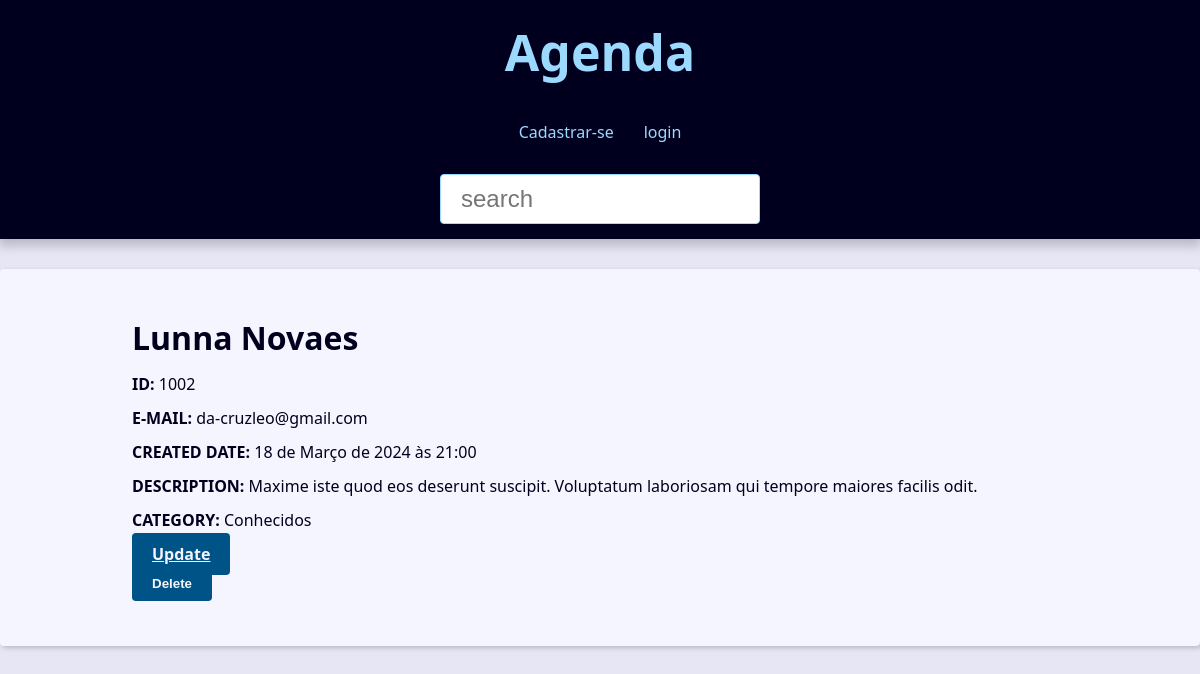
The page /contact/1002/detail/ on the database its author committed.
### contact/models.py (models this page shows, shortened)
class Contact(models.Model):
    first_name = models.CharField(max_length=50)
    last_name = models.CharField(max_length=50)
    phone = models.CharField(max_length=50)
    email = models.EmailField(max_length=254, blank=True)
    created_date = models.DateTimeField(default=timezone.now)
    description = models.TextField(blank=True)
    show = models.BooleanField(default=True)
    picture = models.ImageField(upload_to='pictures/%Y/%M', blank=True)
    category = models.ForeignKey(Category, on_delete=models.SET_NULL,
    blank=True, null=True)
    owner = models.ForeignKey(User, on_delete=models.SET_NULL,
    blank=True, null=True)

class Category(models.Model):
    class Meta:
        verbose_name = 'Category'
        verbose_name_plural = 'Categories'
    name =  models.CharField(max_length=50)

### contact/views/contacts_views.py (the view)
# urls.py: path('contact/<int:id_contact>/detail/', contact_views.contact, name='contact'),
def contact(request, id_contact):
    single_contact = get_object_or_404(Contact, pk=id_contact, show=True)
    context = {
        'contact': single_contact,
        'title': 'contato',
    }
    return render(
        request,
        'contacts/contacts.html',
        context,
)

### contact/templates/contacts/contacts.html (shortened to what this page needs)
{% extends "global/index.html" %}
{% block content %}
    <div class="single-contact">
        <h1 class="single-contact-name">
            {{contact.first_name}} {{contact.last_name}}
        </h1>
        <p><b>ID:</b> {{contact.id}}</p>
        <p><b>E-MAIL:</b> {{contact.email}}</p>
        <p><b>CREATED DATE:</b> {{contact.created_date}}</p>
        <p><b>DESCRIPTION:</b> {{contact.description}}</p>
        <p><b>CATEGORY:</b> {{contact.category.name}}</p>
        <div class="contact-links">
            <a class="btn btn-link" href="{% url 'update' contact.id %}">Update</a>
            <form action="{% url 'delete' contact.id %}" method="POST">
                {% if confirmation == 'no' %}
                <input type="hidden" name="confirmation" value="yes">
                    <button class="btn btn-link btn-delete" type="submit">confirmar?</button>
                {% else %}
                    <button class="btn btn-link btn-delete" type="submit">Delete</button>
                {% endif %}
            </form>
        </div>
    </div>
{% endblock content %}

### contact/static/css/style.css (style rules this page uses)
:root { --spacing: 1.5rem; --link-dark-color: rgb(0, 83, 134); --link-light-color: rgb(156, 217, 255); --clr-white: rgb(245, 245, 255); --clr-black: rgb(0, 0, 30); --clr-light-gray: rgb(230, 230, 245); --clr-dark-shadow-5: rgba(0, 0, 10, 5%); --clr-dark-shadow-10: rgba(0, 0, 10, 10%); --clr-dark-shadow-20: rgba(0, 0, 10, 20%); --clr-light-shadow-5: rgba(200, 200, 255, 5%); --clr-light-shadow-10: rgba(200, 200, 255, 10%); --clr-light-shadow-20: rgba(200, 200, 255, 20%); --main-page-width: 120rem; --table-min-width: 60rem; --biggest-font-size: 5rem; --bigger-font-size: 4rem; --big-font-size: 3.2rem; --medium-font-size: 2.4rem; --small-font-size: 1.6rem; --smaller-font-size: 1.4rem; --smallest-font-size: 1.2rem; --transition-fast: 300ms; --transition-medium: 600ms; --transition-slow: 1s; --default-border-radius: 4px; }
*, *::before, *::after { margin: 0; padding: 0; box-sizing: border-box; }
html { font-size: 62.5%; }
body { font-family: system-ui, -apple-system, BlinkMacSystemFont, 'Segoe UI', Roboto, Oxygen, Ubuntu, Cantarell, 'Open Sans', 'Helvetica Neue', sans-serif; line-height: 1.5; font-size: var(--small-font-size); color: var(--clr-black); -webkit-font-smoothing: antialiased; background: var(--clr-light-gray); }
@media (min-width: 600px) { .single-contact { max-width: 80%; margin: calc(var(--spacing) * 2) auto; } }
.single-contact h1 { margin: 1rem 0; }
.single-contact p { margin: 1rem 0; }
.btn { background-color: var(--link-dark-color); color: var(--clr-white); font-weight: bold; border: none; padding: 1rem 2rem; border-radius: var(--default-border-radius); cursor: pointer; transition: filter var(--transition-fast) ease-in-out; }

### rows shown on the page
Contact: first_name "Lunna", last_name "Novaes", id "1002", email "da-cruzleo@gmail.com", created_date "18 de Março de 2024 às 21:00", description "Maxime iste quod eos deserunt suscipit. Voluptatum laboriosam qui tempore maiores facilis odit.", category.name "Conhecidos"
